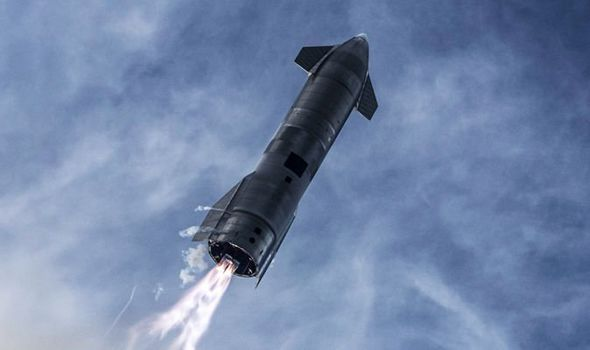
#> input picture Ejercitacion/Ejercitación Numpy/starship.jpg, 590 x 350 px
$ python testimagenes.py
#> lines starting #> are read from the running program, lines starting #| are printed output that depends on the picture
import matplotlib.pyplot as plt
import matplotlib.image as mpimg
import numpy as np


img = mpimg.imread('starship.jpg')
#> img is the input picture: shape (350, 590, 3); mean R, G, B 114.3, 133.5, 168.2
print(img.shape)
#| (350, 590, 3)
print(img.shape[0]/2)
#| 175.0
print(img.shape[1]/2)
#| 295.0
cuad1=img[0:175,0:295, : ]
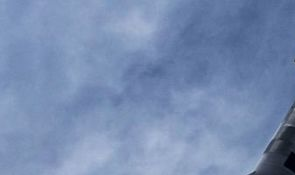
#> cuad1: shape (175, 295, 3); mean R, G, B 119.3, 140.4, 177.2
cuad2=img[175:350,0:295, : ]
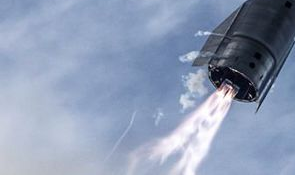
#> cuad2: shape (175, 295, 3); mean R, G, B 141.8, 155.5, 181
cuad3=img[0:175,295:590, : ]
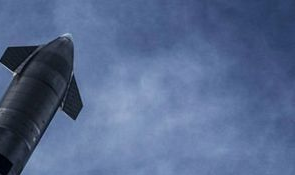
#> cuad3: shape (175, 295, 3); mean R, G, B 85.7, 105.1, 142.1
cuad4=img[175:350,295:590, : ]
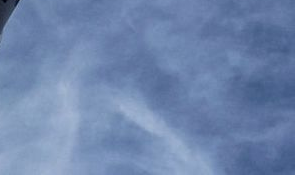
#> cuad4: shape (175, 295, 3); mean R, G, B 110.2, 133.1, 172.5
imgplot = plt.imshow(img)
plt.show()
imgplot = plt.imshow(cuad1)
plt.show()
imgplot = plt.imshow(cuad2)
plt.show()
imgplot = plt.imshow(cuad3)
plt.show()
imgplot = plt.imshow(cuad4)
plt.show()


# [10 lines of commented-out code are left out]

$ run again, with Ejercitacion/Ejercitación Numpy/falcon9.jpg copied over Ejercitacion/Ejercitación Numpy/starship.jpg
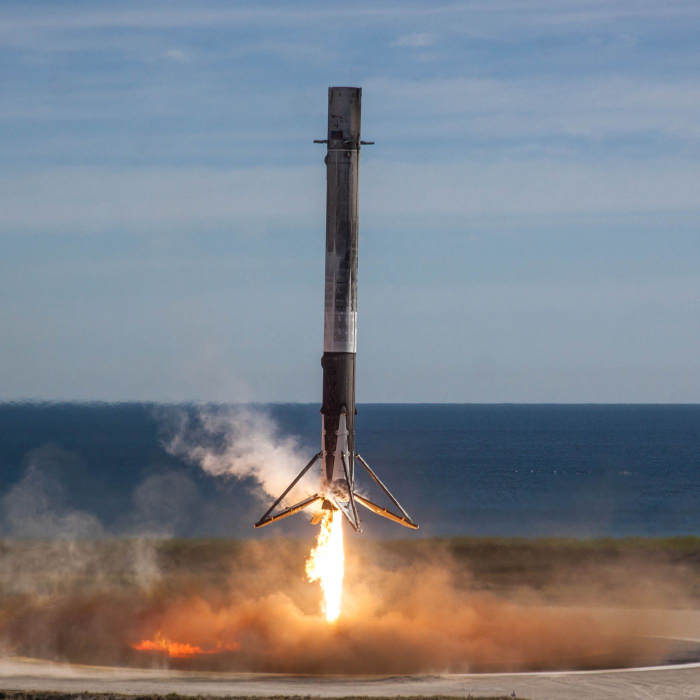
#> input picture Ejercitacion/Ejercitación Numpy/falcon9.jpg, 1400 x 1400 px (shown at 1/2 size)
#> img is the input picture: shape (1400, 1400, 3); mean R, G, B 124.5, 129, 137
#| (1400, 1400, 3)
#| 700.0
#| 700.0
#> `cuad1=img[0:175,0:295, : ]`:
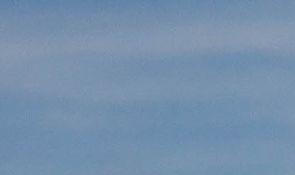
#> cuad1: shape (175, 295, 3); mean R, G, B 117.2, 144.1, 172.9
#> `cuad2=img[175:350,0:295, : ]`:
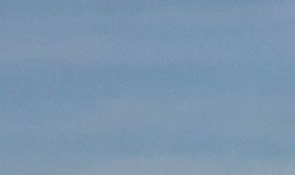
#> cuad2: shape (175, 295, 3); mean R, G, B 123.6, 150.2, 175.4
